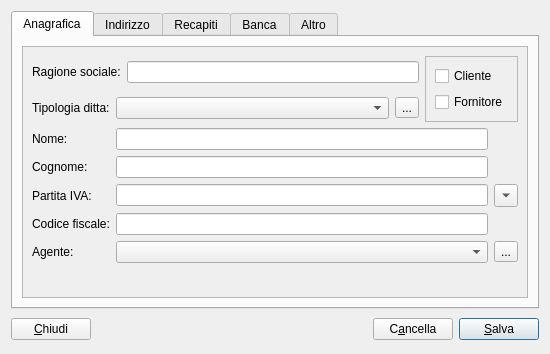
<?xml version="1.0" encoding="UTF-8"?>
<ui version="4.0">
 <class>AnagraficaAddDialog</class>
 <widget class="QDialog" name="AnagraficaAddDialog">
  <property name="geometry">
   <rect>
    <x>0</x>
    <y>0</y>
    <width>550</width>
    <height>354</height>
   </rect>
  </property>
  <property name="windowTitle">
   <string>Aggiungi Cliente Fornitore</string>
  </property>
  <layout class="QVBoxLayout" name="verticalLayout">
   <item>
    <widget class="QTabWidget" name="tabWidget">
     <property name="currentIndex">
      <number>0</number>
     </property>
     <widget class="QWidget" name="tab">
      <attribute name="title">
       <string>Anagrafica</string>
      </attribute>
      <layout class="QHBoxLayout" name="horizontalLayout_10">
       <item>
        <widget class="QScrollArea" name="scrollArea">
         <property name="widgetResizable">
          <bool>true</bool>
         </property>
         <widget class="QWidget" name="scrollAreaWidgetContents">
          <property name="geometry">
           <rect>
            <x>0</x>
            <y>0</y>
            <width>508</width>
            <height>251</height>
           </rect>
          </property>
          <layout class="QVBoxLayout" name="verticalLayout_3">
           <item>
            <layout class="QGridLayout" name="gridLayout_5" columnstretch="0,0,1,0,0" columnminimumwidth="0,0,0,0,0">
             <item row="0" column="0" colspan="2">
              <widget class="QLabel" name="label">
               <property name="text">
                <string>Ragione sociale:</string>
               </property>
               <property name="buddy">
                <cstring>le_rag_sociale</cstring>
               </property>
              </widget>
             </item>
             <item row="0" column="2" colspan="2">
              <widget class="QLineEdit" name="le_rag_sociale"/>
             </item>
             <item row="0" column="4" rowspan="2">
              <widget class="QFrame" name="frame">
               <property name="frameShape">
                <enum>QFrame::StyledPanel</enum>
               </property>
               <property name="frameShadow">
                <enum>QFrame::Raised</enum>
               </property>
               <layout class="QVBoxLayout" name="verticalLayout_2">
                <item>
                 <widget class="QCheckBox" name="cliente_cb">
                  <property name="text">
                   <string>Cliente</string>
                  </property>
                 </widget>
                </item>
                <item>
                 <widget class="QCheckBox" name="fornitore_cb">
                  <property name="text">
                   <string>Fornitore</string>
                  </property>
                 </widget>
                </item>
               </layout>
              </widget>
             </item>
             <item row="1" column="0">
              <widget class="QLabel" name="label_2">
               <property name="text">
                <string>Tipologia ditta:</string>
               </property>
               <property name="buddy">
                <cstring>cb_tipo_ditta</cstring>
               </property>
              </widget>
             </item>
             <item row="1" column="1" colspan="2">
              <widget class="QComboBox" name="cb_tipo_ditta"/>
             </item>
             <item row="1" column="3">
              <widget class="QToolButton" name="pb_tp_dlg">
               <property name="text">
                <string>...</string>
               </property>
              </widget>
             </item>
            </layout>
           </item>
           <item>
            <layout class="QGridLayout" name="gridLayout_2">
             <item row="1" column="1">
              <widget class="QLineEdit" name="le_cognome"/>
             </item>
             <item row="1" column="0">
              <widget class="QLabel" name="label_7">
               <property name="text">
                <string>Cognome:</string>
               </property>
               <property name="buddy">
                <cstring>le_cognome</cstring>
               </property>
              </widget>
             </item>
             <item row="4" column="1">
              <widget class="QComboBox" name="cb_agente"/>
             </item>
             <item row="0" column="0">
              <widget class="QLabel" name="label_3">
               <property name="text">
                <string>Nome:</string>
               </property>
               <property name="buddy">
                <cstring>le_nome</cstring>
               </property>
              </widget>
             </item>
             <item row="2" column="1">
              <widget class="QLineEdit" name="le_piva"/>
             </item>
             <item row="2" column="0">
              <widget class="QLabel" name="label_27">
               <property name="text">
                <string>Partita IVA:</string>
               </property>
               <property name="buddy">
                <cstring>le_piva</cstring>
               </property>
              </widget>
             </item>
             <item row="0" column="1">
              <widget class="QLineEdit" name="le_nome"/>
             </item>
             <item row="3" column="1">
              <widget class="QLineEdit" name="le_cod_fiscale"/>
             </item>
             <item row="4" column="0">
              <widget class="QLabel" name="lb_agente">
               <property name="enabled">
                <bool>true</bool>
               </property>
               <property name="text">
                <string>Agente:</string>
               </property>
               <property name="buddy">
                <cstring>cb_agente</cstring>
               </property>
              </widget>
             </item>
             <item row="3" column="0">
              <widget class="QLabel" name="label_26">
               <property name="text">
                <string>Codice fiscale:</string>
               </property>
               <property name="buddy">
                <cstring>le_cod_fiscale</cstring>
               </property>
              </widget>
             </item>
             <item row="4" column="2">
              <widget class="QToolButton" name="pb_agenti_dlg">
               <property name="text">
                <string>...</string>
               </property>
              </widget>
             </item>
             <item row="2" column="2">
              <widget class="QToolButton" name="pb_copy">
               <property name="statusTip">
                <string>Copia partita iva nel codice fiscale</string>
               </property>
               <property name="text">
                <string>...</string>
               </property>
               <property name="arrowType">
                <enum>Qt::DownArrow</enum>
               </property>
              </widget>
             </item>
            </layout>
           </item>
           <item>
            <spacer name="verticalSpacer">
             <property name="orientation">
              <enum>Qt::Vertical</enum>
             </property>
             <property name="sizeHint" stdset="0">
              <size>
               <width>20</width>
               <height>7</height>
              </size>
             </property>
            </spacer>
           </item>
          </layout>
         </widget>
        </widget>
       </item>
      </layout>
     </widget>
     <widget class="QWidget" name="tab_3">
      <attribute name="title">
       <string>Indirizzo</string>
      </attribute>
      <layout class="QHBoxLayout" name="horizontalLayout_11">
       <item>
        <widget class="QScrollArea" name="scrollArea_2">
         <property name="widgetResizable">
          <bool>true</bool>
         </property>
         <widget class="QWidget" name="scrollAreaWidgetContents_2">
          <property name="geometry">
           <rect>
            <x>0</x>
            <y>0</y>
            <width>508</width>
            <height>251</height>
           </rect>
          </property>
          <layout class="QVBoxLayout" name="verticalLayout_8">
           <item>
            <layout class="QGridLayout" name="gridLayout">
             <item row="0" column="0">
              <widget class="QLabel" name="label_4">
               <property name="text">
                <string>Indirizzo:</string>
               </property>
               <property name="buddy">
                <cstring>le_indirizzo</cstring>
               </property>
              </widget>
             </item>
             <item row="0" column="1">
              <widget class="QLineEdit" name="le_indirizzo"/>
             </item>
             <item row="1" column="0">
              <widget class="QLabel" name="label_5">
               <property name="text">
                <string>Città:</string>
               </property>
               <property name="buddy">
                <cstring>cb_citta</cstring>
               </property>
              </widget>
             </item>
             <item row="1" column="1">
              <widget class="QComboBox" name="cb_citta">
               <property name="editable">
                <bool>false</bool>
               </property>
              </widget>
             </item>
             <item row="1" column="2">
              <widget class="QToolButton" name="pb_citta_dlg">
               <property name="text">
                <string>...</string>
               </property>
              </widget>
             </item>
             <item row="2" column="0">
              <widget class="QLabel" name="label_6">
               <property name="text">
                <string>Provincia:</string>
               </property>
               <property name="buddy">
                <cstring>cb_provincia</cstring>
               </property>
              </widget>
             </item>
             <item row="2" column="1">
              <widget class="QComboBox" name="cb_provincia">
               <property name="editable">
                <bool>false</bool>
               </property>
              </widget>
             </item>
             <item row="2" column="2">
              <widget class="QToolButton" name="pb_prov_dlg">
               <property name="text">
                <string>...</string>
               </property>
              </widget>
             </item>
             <item row="3" column="0">
              <widget class="QLabel" name="label_25">
               <property name="text">
                <string>CAP:</string>
               </property>
               <property name="buddy">
                <cstring>cb_cap</cstring>
               </property>
              </widget>
             </item>
             <item row="3" column="1">
              <widget class="QComboBox" name="cb_cap">
               <property name="editable">
                <bool>false</bool>
               </property>
              </widget>
             </item>
             <item row="3" column="2">
              <widget class="QToolButton" name="pb_cap_dlg">
               <property name="text">
                <string>...</string>
               </property>
              </widget>
             </item>
             <item row="4" column="0">
              <widget class="QLabel" name="label_8">
               <property name="text">
                <string>Stato:</string>
               </property>
               <property name="buddy">
                <cstring>cb_stato</cstring>
               </property>
              </widget>
             </item>
             <item row="4" column="1">
              <widget class="QComboBox" name="cb_stato">
               <property name="editable">
                <bool>false</bool>
               </property>
              </widget>
             </item>
             <item row="4" column="2">
              <widget class="QToolButton" name="pb_stato_dlg">
               <property name="text">
                <string>...</string>
               </property>
              </widget>
             </item>
            </layout>
           </item>
           <item>
            <spacer name="verticalSpacer_2">
             <property name="orientation">
              <enum>Qt::Vertical</enum>
             </property>
             <property name="sizeHint" stdset="0">
              <size>
               <width>20</width>
               <height>40</height>
              </size>
             </property>
            </spacer>
           </item>
          </layout>
         </widget>
        </widget>
       </item>
      </layout>
     </widget>
     <widget class="QWidget" name="tab_4">
      <attribute name="title">
       <string>Recapiti</string>
      </attribute>
      <layout class="QHBoxLayout" name="horizontalLayout_7">
       <item>
        <widget class="QScrollArea" name="scrollArea_3">
         <property name="widgetResizable">
          <bool>true</bool>
         </property>
         <widget class="QWidget" name="scrollAreaWidgetContents_3">
          <property name="geometry">
           <rect>
            <x>0</x>
            <y>0</y>
            <width>110</width>
            <height>165</height>
           </rect>
          </property>
          <layout class="QVBoxLayout" name="verticalLayout_9">
           <item>
            <layout class="QGridLayout" name="gridLayout_3">
             <item row="0" column="0">
              <widget class="QLabel" name="label_9">
               <property name="text">
                <string>Telefono :</string>
               </property>
               <property name="buddy">
                <cstring>le_tel</cstring>
               </property>
              </widget>
             </item>
             <item row="0" column="1">
              <widget class="QLineEdit" name="le_tel"/>
             </item>
             <item row="1" column="0">
              <widget class="QLabel" name="label_10">
               <property name="text">
                <string>Fax :</string>
               </property>
               <property name="buddy">
                <cstring>le_fax</cstring>
               </property>
              </widget>
             </item>
             <item row="1" column="1">
              <widget class="QLineEdit" name="le_fax"/>
             </item>
             <item row="2" column="0">
              <widget class="QLabel" name="label_11">
               <property name="text">
                <string>Cellulare :</string>
               </property>
               <property name="buddy">
                <cstring>le_cel</cstring>
               </property>
              </widget>
             </item>
             <item row="2" column="1">
              <widget class="QLineEdit" name="le_cel"/>
             </item>
             <item row="3" column="0">
              <widget class="QLabel" name="label_12">
               <property name="text">
                <string>Email :</string>
               </property>
               <property name="buddy">
                <cstring>le_email</cstring>
               </property>
              </widget>
             </item>
             <item row="3" column="1">
              <widget class="QLineEdit" name="le_email"/>
             </item>
             <item row="4" column="0">
              <widget class="QLabel" name="label_13">
               <property name="text">
                <string>Sito Web :</string>
               </property>
               <property name="buddy">
                <cstring>le_web</cstring>
               </property>
              </widget>
             </item>
             <item row="4" column="1">
              <widget class="QLineEdit" name="le_web"/>
             </item>
            </layout>
           </item>
           <item>
            <spacer name="verticalSpacer_3">
             <property name="orientation">
              <enum>Qt::Vertical</enum>
             </property>
             <property name="sizeHint" stdset="0">
              <size>
               <width>20</width>
               <height>40</height>
              </size>
             </property>
            </spacer>
           </item>
          </layout>
         </widget>
        </widget>
       </item>
      </layout>
     </widget>
     <widget class="QWidget" name="tab_5">
      <attribute name="title">
       <string>Banca</string>
      </attribute>
      <layout class="QHBoxLayout" name="horizontalLayout_8">
       <item>
        <widget class="QScrollArea" name="scrollArea_4">
         <property name="widgetResizable">
          <bool>true</bool>
         </property>
         <widget class="QWidget" name="scrollAreaWidgetContents_4">
          <property name="geometry">
           <rect>
            <x>0</x>
            <y>0</y>
            <width>105</width>
            <height>165</height>
           </rect>
          </property>
          <layout class="QVBoxLayout" name="verticalLayout_10">
           <item>
            <layout class="QGridLayout" name="gridLayout_4">
             <item row="0" column="0">
              <widget class="QLabel" name="label_14">
               <property name="text">
                <string>Banca :</string>
               </property>
               <property name="buddy">
                <cstring>le_banca</cstring>
               </property>
              </widget>
             </item>
             <item row="0" column="1">
              <widget class="QLineEdit" name="le_banca"/>
             </item>
             <item row="1" column="0">
              <widget class="QLabel" name="label_15">
               <property name="text">
                <string>Agenzia :</string>
               </property>
               <property name="buddy">
                <cstring>le_agenzia</cstring>
               </property>
              </widget>
             </item>
             <item row="1" column="1">
              <widget class="QLineEdit" name="le_agenzia"/>
             </item>
             <item row="2" column="0">
              <widget class="QLabel" name="label_16">
               <property name="text">
                <string>Conto :</string>
               </property>
               <property name="buddy">
                <cstring>le_conto</cstring>
               </property>
              </widget>
             </item>
             <item row="2" column="1">
              <widget class="QLineEdit" name="le_conto"/>
             </item>
             <item row="3" column="0">
              <widget class="QLabel" name="label_17">
               <property name="text">
                <string>Swift :</string>
               </property>
               <property name="buddy">
                <cstring>le_swift</cstring>
               </property>
              </widget>
             </item>
             <item row="3" column="1">
              <widget class="QLineEdit" name="le_swift"/>
             </item>
             <item row="4" column="0">
              <widget class="QLabel" name="label_18">
               <property name="text">
                <string>Iban :</string>
               </property>
               <property name="buddy">
                <cstring>le_iban</cstring>
               </property>
              </widget>
             </item>
             <item row="4" column="1">
              <widget class="QLineEdit" name="le_iban"/>
             </item>
            </layout>
           </item>
           <item>
            <spacer name="verticalSpacer_4">
             <property name="orientation">
              <enum>Qt::Vertical</enum>
             </property>
             <property name="sizeHint" stdset="0">
              <size>
               <width>20</width>
               <height>83</height>
              </size>
             </property>
            </spacer>
           </item>
          </layout>
         </widget>
        </widget>
       </item>
      </layout>
     </widget>
     <widget class="QWidget" name="tab_2">
      <attribute name="title">
       <string>Altro</string>
      </attribute>
      <layout class="QHBoxLayout" name="horizontalLayout_9">
       <item>
        <widget class="QScrollArea" name="scrollArea_5">
         <property name="widgetResizable">
          <bool>true</bool>
         </property>
         <widget class="QWidget" name="scrollAreaWidgetContents_5">
          <property name="geometry">
           <rect>
            <x>0</x>
            <y>0</y>
            <width>172</width>
            <height>248</height>
           </rect>
          </property>
          <layout class="QVBoxLayout" name="verticalLayout_11">
           <item>
            <widget class="QGroupBox" name="groupBox">
             <property name="title">
              <string>Destinazione merce:</string>
             </property>
             <layout class="QHBoxLayout" name="horizontalLayout_4">
              <item>
               <widget class="QTextEdit" name="te_destinazione_merce"/>
              </item>
             </layout>
            </widget>
           </item>
           <item>
            <widget class="QGroupBox" name="groupBox_2">
             <property name="title">
              <string>Note:</string>
             </property>
             <layout class="QHBoxLayout" name="horizontalLayout_3">
              <item>
               <widget class="QTextEdit" name="te_note"/>
              </item>
             </layout>
            </widget>
           </item>
          </layout>
         </widget>
        </widget>
       </item>
      </layout>
     </widget>
    </widget>
   </item>
   <item>
    <layout class="QHBoxLayout" name="horizontalLayout">
     <item>
      <widget class="QPushButton" name="pb_close">
       <property name="text">
        <string>&amp;Chiudi</string>
       </property>
      </widget>
     </item>
     <item>
      <spacer name="horizontalSpacer">
       <property name="orientation">
        <enum>Qt::Horizontal</enum>
       </property>
       <property name="sizeHint" stdset="0">
        <size>
         <width>209</width>
         <height>28</height>
        </size>
       </property>
      </spacer>
     </item>
     <item>
      <widget class="QPushButton" name="pb_clear">
       <property name="text">
        <string>C&amp;ancella</string>
       </property>
      </widget>
     </item>
     <item>
      <widget class="QPushButton" name="pb_save">
       <property name="text">
        <string>&amp;Salva</string>
       </property>
       <property name="default">
        <bool>true</bool>
       </property>
      </widget>
     </item>
    </layout>
   </item>
  </layout>
 </widget>
 <tabstops>
  <tabstop>le_rag_sociale</tabstop>
  <tabstop>cb_tipo_ditta</tabstop>
  <tabstop>pb_tp_dlg</tabstop>
  <tabstop>cliente_cb</tabstop>
  <tabstop>fornitore_cb</tabstop>
  <tabstop>le_nome</tabstop>
  <tabstop>le_cognome</tabstop>
  <tabstop>le_piva</tabstop>
  <tabstop>le_cod_fiscale</tabstop>
  <tabstop>cb_agente</tabstop>
  <tabstop>le_indirizzo</tabstop>
  <tabstop>cb_citta</tabstop>
  <tabstop>pb_citta_dlg</tabstop>
  <tabstop>cb_provincia</tabstop>
  <tabstop>pb_prov_dlg</tabstop>
  <tabstop>cb_cap</tabstop>
  <tabstop>pb_cap_dlg</tabstop>
  <tabstop>cb_stato</tabstop>
  <tabstop>pb_stato_dlg</tabstop>
  <tabstop>le_tel</tabstop>
  <tabstop>le_fax</tabstop>
  <tabstop>le_cel</tabstop>
  <tabstop>le_email</tabstop>
  <tabstop>le_web</tabstop>
  <tabstop>le_banca</tabstop>
  <tabstop>le_agenzia</tabstop>
  <tabstop>le_conto</tabstop>
  <tabstop>le_swift</tabstop>
  <tabstop>le_iban</tabstop>
  <tabstop>te_destinazione_merce</tabstop>
  <tabstop>te_note</tabstop>
  <tabstop>pb_clear</tabstop>
  <tabstop>pb_save</tabstop>
  <tabstop>tabWidget</tabstop>
  <tabstop>scrollArea_5</tabstop>
  <tabstop>scrollArea_2</tabstop>
  <tabstop>scrollArea_3</tabstop>
  <tabstop>scrollArea_4</tabstop>
  <tabstop>scrollArea</tabstop>
 </tabstops>
 <resources/>
 <connections>
  <connection>
   <sender>pb_save</sender>
   <signal>clicked()</signal>
   <receiver>AnagraficaAddDialog</receiver>
   <slot>save()</slot>
   <hints>
    <hint type="sourcelabel">
     <x>490</x>
     <y>337</y>
    </hint>
    <hint type="destinationlabel">
     <x>468</x>
     <y>343</y>
    </hint>
   </hints>
  </connection>
  <connection>
   <sender>pb_tp_dlg</sender>
   <signal>clicked()</signal>
   <receiver>AnagraficaAddDialog</receiver>
   <slot>open_add_tipoditta()</slot>
   <hints>
    <hint type="sourcelabel">
     <x>412</x>
     <y>119</y>
    </hint>
    <hint type="destinationlabel">
     <x>419</x>
     <y>5</y>
    </hint>
   </hints>
  </connection>
  <connection>
   <sender>fornitore_cb</sender>
   <signal>clicked(bool)</signal>
   <receiver>cb_agente</receiver>
   <slot>setVisible(bool)</slot>
   <hints>
    <hint type="sourcelabel">
     <x>459</x>
     <y>113</y>
    </hint>
    <hint type="destinationlabel">
     <x>231</x>
     <y>270</y>
    </hint>
   </hints>
  </connection>
  <connection>
   <sender>fornitore_cb</sender>
   <signal>clicked(bool)</signal>
   <receiver>lb_agente</receiver>
   <slot>setVisible(bool)</slot>
   <hints>
    <hint type="sourcelabel">
     <x>459</x>
     <y>113</y>
    </hint>
    <hint type="destinationlabel">
     <x>88</x>
     <y>270</y>
    </hint>
   </hints>
  </connection>
  <connection>
   <sender>pb_citta_dlg</sender>
   <signal>clicked()</signal>
   <receiver>AnagraficaAddDialog</receiver>
   <slot>open_add_citta()</slot>
   <hints>
    <hint type="sourcelabel">
     <x>518</x>
     <y>106</y>
    </hint>
    <hint type="destinationlabel">
     <x>500</x>
     <y>117</y>
    </hint>
   </hints>
  </connection>
  <connection>
   <sender>pb_prov_dlg</sender>
   <signal>clicked()</signal>
   <receiver>AnagraficaAddDialog</receiver>
   <slot>open_add_provincia()</slot>
   <hints>
    <hint type="sourcelabel">
     <x>518</x>
     <y>135</y>
    </hint>
    <hint type="destinationlabel">
     <x>500</x>
     <y>151</y>
    </hint>
   </hints>
  </connection>
  <connection>
   <sender>pb_cap_dlg</sender>
   <signal>clicked()</signal>
   <receiver>AnagraficaAddDialog</receiver>
   <slot>open_add_cap()</slot>
   <hints>
    <hint type="sourcelabel">
     <x>518</x>
     <y>164</y>
    </hint>
    <hint type="destinationlabel">
     <x>500</x>
     <y>186</y>
    </hint>
   </hints>
  </connection>
  <connection>
   <sender>pb_stato_dlg</sender>
   <signal>clicked()</signal>
   <receiver>AnagraficaAddDialog</receiver>
   <slot>open_add_stato()</slot>
   <hints>
    <hint type="sourcelabel">
     <x>518</x>
     <y>193</y>
    </hint>
    <hint type="destinationlabel">
     <x>500</x>
     <y>226</y>
    </hint>
   </hints>
  </connection>
  <connection>
   <sender>pb_clear</sender>
   <signal>clicked()</signal>
   <receiver>le_rag_sociale</receiver>
   <slot>clear()</slot>
   <hints>
    <hint type="sourcelabel">
     <x>391</x>
     <y>333</y>
    </hint>
    <hint type="destinationlabel">
     <x>300</x>
     <y>68</y>
    </hint>
   </hints>
  </connection>
  <connection>
   <sender>pb_clear</sender>
   <signal>clicked()</signal>
   <receiver>le_nome</receiver>
   <slot>clear()</slot>
   <hints>
    <hint type="sourcelabel">
     <x>446</x>
     <y>321</y>
    </hint>
    <hint type="destinationlabel">
     <x>365</x>
     <y>148</y>
    </hint>
   </hints>
  </connection>
  <connection>
   <sender>pb_clear</sender>
   <signal>clicked()</signal>
   <receiver>le_cognome</receiver>
   <slot>clear()</slot>
   <hints>
    <hint type="sourcelabel">
     <x>376</x>
     <y>318</y>
    </hint>
    <hint type="destinationlabel">
     <x>320</x>
     <y>176</y>
    </hint>
   </hints>
  </connection>
  <connection>
   <sender>pb_clear</sender>
   <signal>clicked()</signal>
   <receiver>le_piva</receiver>
   <slot>clear()</slot>
   <hints>
    <hint type="sourcelabel">
     <x>433</x>
     <y>327</y>
    </hint>
    <hint type="destinationlabel">
     <x>348</x>
     <y>198</y>
    </hint>
   </hints>
  </connection>
  <connection>
   <sender>pb_clear</sender>
   <signal>clicked()</signal>
   <receiver>le_cod_fiscale</receiver>
   <slot>clear()</slot>
   <hints>
    <hint type="sourcelabel">
     <x>435</x>
     <y>324</y>
    </hint>
    <hint type="destinationlabel">
     <x>395</x>
     <y>231</y>
    </hint>
   </hints>
  </connection>
  <connection>
   <sender>pb_clear</sender>
   <signal>clicked()</signal>
   <receiver>le_indirizzo</receiver>
   <slot>clear()</slot>
   <hints>
    <hint type="sourcelabel">
     <x>397</x>
     <y>331</y>
    </hint>
    <hint type="destinationlabel">
     <x>195</x>
     <y>78</y>
    </hint>
   </hints>
  </connection>
  <connection>
   <sender>pb_clear</sender>
   <signal>clicked()</signal>
   <receiver>le_tel</receiver>
   <slot>clear()</slot>
   <hints>
    <hint type="sourcelabel">
     <x>387</x>
     <y>321</y>
    </hint>
    <hint type="destinationlabel">
     <x>197</x>
     <y>78</y>
    </hint>
   </hints>
  </connection>
  <connection>
   <sender>pb_clear</sender>
   <signal>clicked()</signal>
   <receiver>le_fax</receiver>
   <slot>clear()</slot>
   <hints>
    <hint type="sourcelabel">
     <x>380</x>
     <y>323</y>
    </hint>
    <hint type="destinationlabel">
     <x>197</x>
     <y>107</y>
    </hint>
   </hints>
  </connection>
  <connection>
   <sender>pb_clear</sender>
   <signal>clicked()</signal>
   <receiver>le_cel</receiver>
   <slot>clear()</slot>
   <hints>
    <hint type="sourcelabel">
     <x>395</x>
     <y>328</y>
    </hint>
    <hint type="destinationlabel">
     <x>197</x>
     <y>136</y>
    </hint>
   </hints>
  </connection>
  <connection>
   <sender>pb_clear</sender>
   <signal>clicked()</signal>
   <receiver>le_email</receiver>
   <slot>clear()</slot>
   <hints>
    <hint type="sourcelabel">
     <x>395</x>
     <y>323</y>
    </hint>
    <hint type="destinationlabel">
     <x>197</x>
     <y>165</y>
    </hint>
   </hints>
  </connection>
  <connection>
   <sender>pb_clear</sender>
   <signal>clicked()</signal>
   <receiver>le_web</receiver>
   <slot>clear()</slot>
   <hints>
    <hint type="sourcelabel">
     <x>374</x>
     <y>318</y>
    </hint>
    <hint type="destinationlabel">
     <x>197</x>
     <y>194</y>
    </hint>
   </hints>
  </connection>
  <connection>
   <sender>pb_clear</sender>
   <signal>clicked()</signal>
   <receiver>le_banca</receiver>
   <slot>clear()</slot>
   <hints>
    <hint type="sourcelabel">
     <x>380</x>
     <y>339</y>
    </hint>
    <hint type="destinationlabel">
     <x>192</x>
     <y>78</y>
    </hint>
   </hints>
  </connection>
  <connection>
   <sender>pb_clear</sender>
   <signal>clicked()</signal>
   <receiver>le_agenzia</receiver>
   <slot>clear()</slot>
   <hints>
    <hint type="sourcelabel">
     <x>383</x>
     <y>325</y>
    </hint>
    <hint type="destinationlabel">
     <x>192</x>
     <y>107</y>
    </hint>
   </hints>
  </connection>
  <connection>
   <sender>pb_clear</sender>
   <signal>clicked()</signal>
   <receiver>le_conto</receiver>
   <slot>clear()</slot>
   <hints>
    <hint type="sourcelabel">
     <x>382</x>
     <y>324</y>
    </hint>
    <hint type="destinationlabel">
     <x>192</x>
     <y>136</y>
    </hint>
   </hints>
  </connection>
  <connection>
   <sender>pb_clear</sender>
   <signal>clicked()</signal>
   <receiver>le_swift</receiver>
   <slot>clear()</slot>
   <hints>
    <hint type="sourcelabel">
     <x>396</x>
     <y>330</y>
    </hint>
    <hint type="destinationlabel">
     <x>192</x>
     <y>165</y>
    </hint>
   </hints>
  </connection>
  <connection>
   <sender>pb_clear</sender>
   <signal>clicked()</signal>
   <receiver>le_iban</receiver>
   <slot>clear()</slot>
   <hints>
    <hint type="sourcelabel">
     <x>428</x>
     <y>332</y>
    </hint>
    <hint type="destinationlabel">
     <x>192</x>
     <y>194</y>
    </hint>
   </hints>
  </connection>
  <connection>
   <sender>pb_clear</sender>
   <signal>clicked()</signal>
   <receiver>te_destinazione_merce</receiver>
   <slot>clear()</slot>
   <hints>
    <hint type="sourcelabel">
     <x>403</x>
     <y>330</y>
    </hint>
    <hint type="destinationlabel">
     <x>141</x>
     <y>114</y>
    </hint>
   </hints>
  </connection>
  <connection>
   <sender>pb_clear</sender>
   <signal>clicked()</signal>
   <receiver>te_note</receiver>
   <slot>clear()</slot>
   <hints>
    <hint type="sourcelabel">
     <x>439</x>
     <y>326</y>
    </hint>
    <hint type="destinationlabel">
     <x>141</x>
     <y>233</y>
    </hint>
   </hints>
  </connection>
  <connection>
   <sender>pb_close</sender>
   <signal>clicked()</signal>
   <receiver>AnagraficaAddDialog</receiver>
   <slot>reject()</slot>
   <hints>
    <hint type="sourcelabel">
     <x>35</x>
     <y>334</y>
    </hint>
    <hint type="destinationlabel">
     <x>35</x>
     <y>348</y>
    </hint>
   </hints>
  </connection>
  <connection>
   <sender>fornitore_cb</sender>
   <signal>clicked(bool)</signal>
   <receiver>pb_agenti_dlg</receiver>
   <slot>setVisible(bool)</slot>
   <hints>
    <hint type="sourcelabel">
     <x>496</x>
     <y>109</y>
    </hint>
    <hint type="destinationlabel">
     <x>508</x>
     <y>257</y>
    </hint>
   </hints>
  </connection>
  <connection>
   <sender>pb_agenti_dlg</sender>
   <signal>clicked()</signal>
   <receiver>AnagraficaAddDialog</receiver>
   <slot>open_add_agente()</slot>
   <hints>
    <hint type="sourcelabel">
     <x>513</x>
     <y>255</y>
    </hint>
    <hint type="destinationlabel">
     <x>547</x>
     <y>269</y>
    </hint>
   </hints>
  </connection>
  <connection>
   <sender>pb_copy</sender>
   <signal>clicked()</signal>
   <receiver>AnagraficaAddDialog</receiver>
   <slot>copy_prt_iva()</slot>
   <hints>
    <hint type="sourcelabel">
     <x>511</x>
     <y>196</y>
    </hint>
    <hint type="destinationlabel">
     <x>547</x>
     <y>213</y>
    </hint>
   </hints>
  </connection>
 </connections>
 <slots>
  <slot>open_add_tipoditta()</slot>
  <slot>open_add_citta()</slot>
  <slot>open_add_provincia()</slot>
  <slot>open_add_stato()</slot>
  <slot>open_add_cap()</slot>
  <slot>save()</slot>
  <slot>open_add_agente()</slot>
  <slot>copy_prt_iva()</slot>
 </slots>
</ui>
